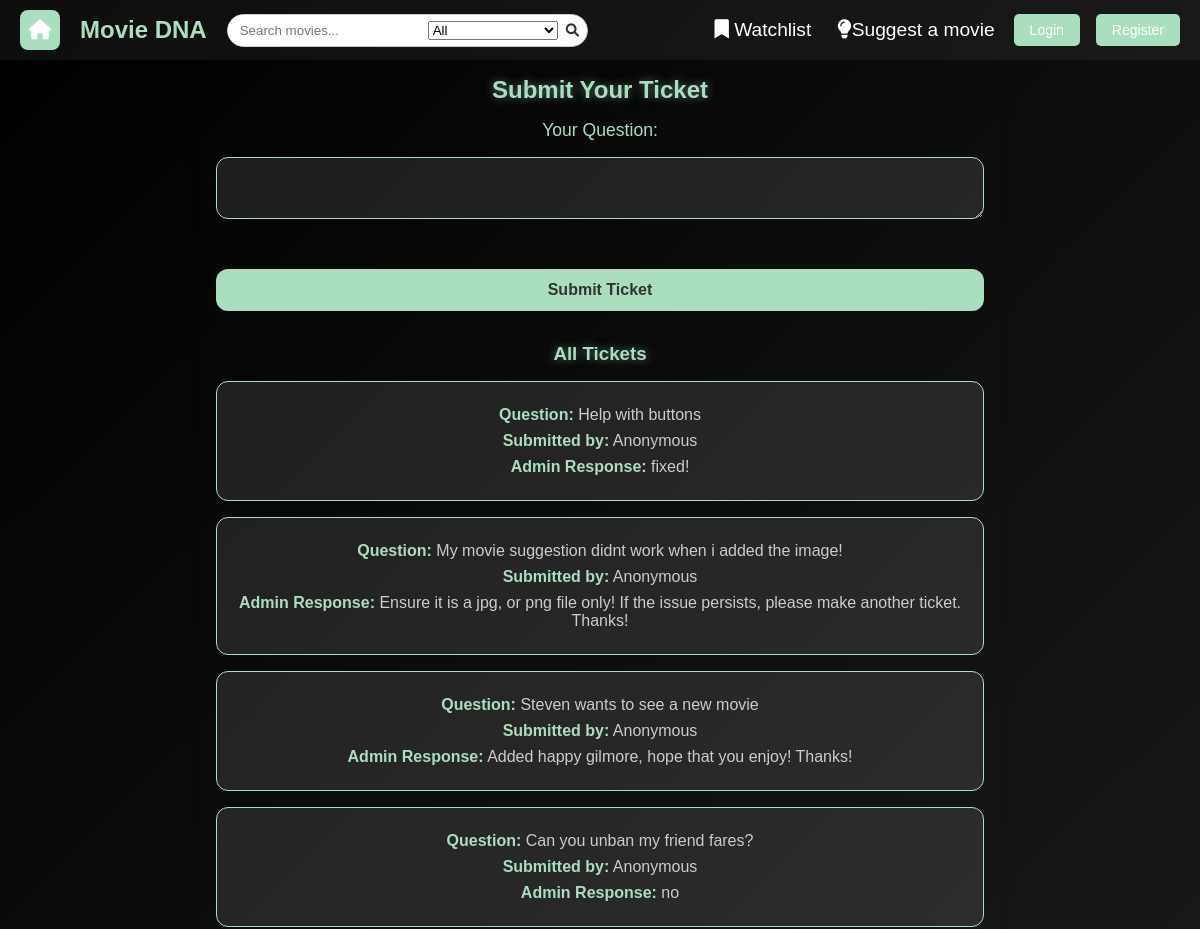
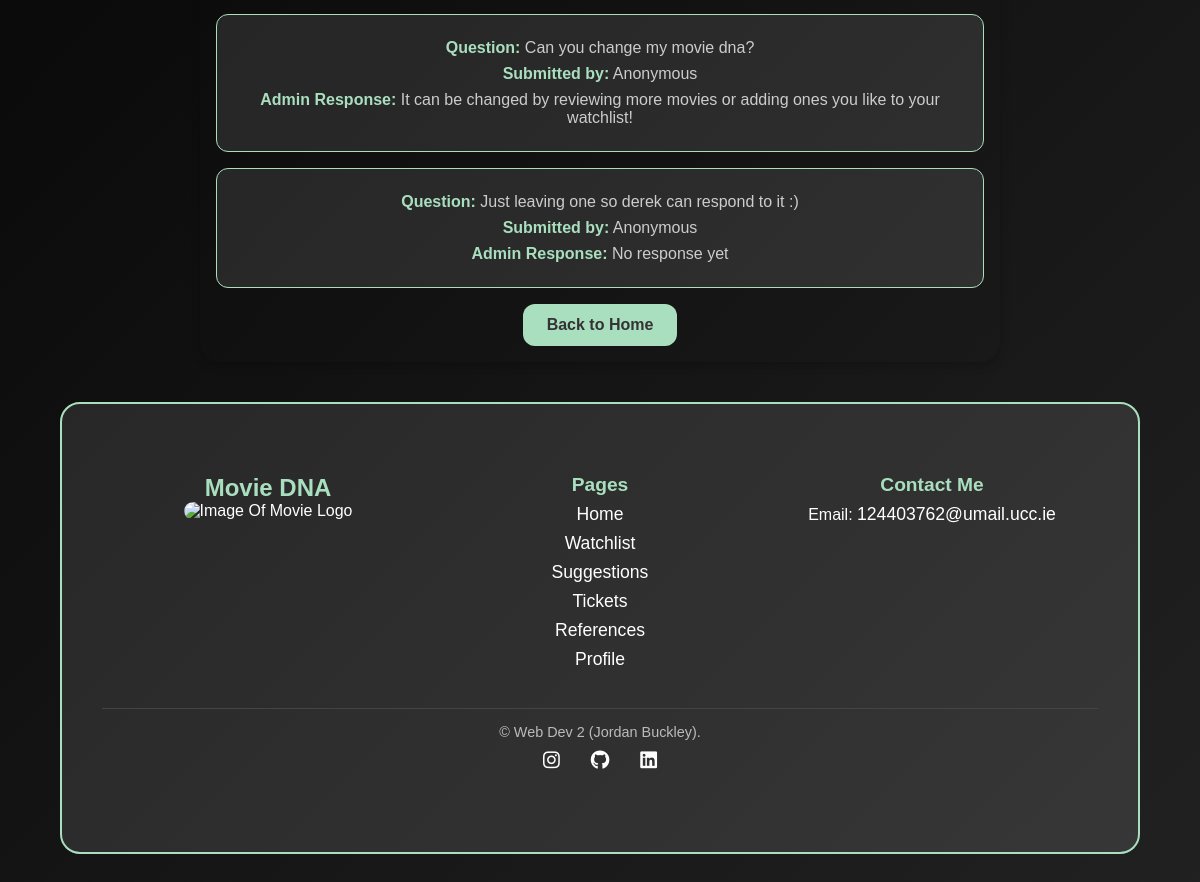
/submit_ticket, run on the app's committed database (2 pictures, top to bottom).
### tables this page shows
CREATE TABLE tickets (
    id INTEGER PRIMARY KEY AUTOINCREMENT,
    user_id TEXT NOT NULL, 
    question TEXT NOT NULL,
    response TEXT, 
    is_responded BOOLEAN DEFAULT 0,
    FOREIGN KEY (user_id) REFERENCES users(user_id)
);

### app.py (the view)
@app.route("/submit_ticket", methods=["GET", "POST"])
def submit_ticket():
    form = TicketForm()
    db = get_db()
    if form.validate_on_submit():
        question = form.question.data
        user_id = session.get('user_id')
        db.execute("INSERT INTO tickets (user_id, question) VALUES (?, ?)", (user_id, question))
        db.commit()
        return redirect(url_for("submit_ticket"))
    tickets = db.execute("SELECT * FROM tickets").fetchall()
    return render_template("submit_ticket.html", form=form, tickets=tickets)

### forms.py
class TicketForm(FlaskForm):
    question = TextAreaField("Your Question", validators=[InputRequired()])
    submit = SubmitField("Submit Ticket")

### app.py (called while the page is built)
@app.before_request
def load_logged_in_user():
    g.user = session.get("user_id")
    g.is_admin = session.get("is_admin", False)

### database.py (called while the page is built)
def get_db():
    if "db" not in g:
        g.db = sqlite3.connect(DATABASE,
                                detect_types=sqlite3.PARSE_DECLTYPES
                        )
        g.db.row_factory = sqlite3.Row
    return g.db

### templates/submit_ticket.html (shortened to what this page needs)
{% extends "base.html" %}
{% block styles %}
<link rel="stylesheet" href="{{ url_for('static', filename='tickets.css') }}">
{% endblock %}
{% block main_content %}
<section id="ticket-section">
    <h2>Submit Your Ticket</h2>
    <form method="POST" id="ticket-form">
        <label for="question">Your Question:</label>
        {{ form.question(size=50, id="ticket-input") }}
        <br>
        {{ form.submit(id="ticket-button") }}
    </form>
    <h3>All Tickets</h3>
    {% for ticket in tickets %}
        <section id="ticket-card">
            <p><strong>Question:</strong> {{ ticket['question'] }}</p>
            <p><strong>Submitted by:</strong> Anonymous</p>
            <p><strong>Admin Response:</strong> {{ ticket['response'] if ticket['response'] else "No response yet" }}</p>
        </section>
    {% endfor %}
    <a href="{{ url_for('index') }}" id="back-button">Back to Home</a>
</section>
{% endblock %}

### static/styles.css (style rules this page uses)
* { margin: 0; padding: 0; box-sizing: border-box; }
body { font-family: 'Arial', sans-serif; background: linear-gradient(-45deg, #0f0f0f, #1c1c1c, #2c2c2c, #000000); background-size: 400% 400%; animation: movingBackground 10s ease infinite; color: white; text-align: center; min-height: 100vh; display: flex; flex-direction: column; }

### static/tickets.css (style rules this page uses)
#ticket-section { max-width: 800px; margin: 0 auto; padding: 1rem; border-radius: 1.25rem; box-shadow: 0 4px 10px rgba(0, 0, 0, 0.2); }
#ticket-section h2, #ticket-section h3 { color: #A9DFBF; margin-bottom: 1rem; text-shadow: 0 0 10px rgba(169, 223, 191, 0.5); }
#ticket-form { display: flex; flex-direction: column; gap: 1rem; margin-bottom: 2rem; }
#ticket-form label { font-size: 1.1rem; color: #A9DFBF; }
#ticket-input, #ticket-textarea { padding: 0.75rem; background: rgba(255, 255, 255, 0.1); border: 1px solid #A9DFBF; border-radius: 0.75rem; color: white; font-size: 1rem; transition: border-color 0.3s ease, box-shadow 0.3s ease; }
#ticket-card { padding: 1rem; margin: 1rem 0; background: rgba(255, 255, 255, 0.1); border: 1px solid #A9DFBF; border-radius: 0.75rem; transition: background 0.3s ease, transform 0.3s ease, box-shadow 0.3s ease; }
#ticket-card p { margin: 0.5rem 0; font-size: 1rem; color: #ccc; }
#ticket-card strong { color: #A9DFBF; }
#ticket-button, #back-button { display: inline-block; padding: 0.75rem 1.5rem; background: #A9DFBF; color: #333; text-decoration: none; border-radius: 0.75rem; font-size: 1rem; font-weight: bold; transition: background 0.3s ease, transform 0.3s ease; border: none; cursor: pointer; }

### data on the page
tickets: question "Help with buttons", response "fixed!"
tickets: question "My movie suggestion didnt work when i added the image!", response "Ensure it is a jpg, or png file only! If the issue persists, please make another ticket. Thanks!"
tickets: question "Steven wants to see a new movie", response "Added happy gilmore, hope that you enjoy! Thanks!"
tickets: question "Can you unban my friend fares?", response "no"
tickets: question "Can you change my movie dna?", response "It can be changed by reviewing more movies or adding ones you like to your watchlist!"
tickets: question "Just leaving one so derek can respond to it :)", ticket "No response yet"
